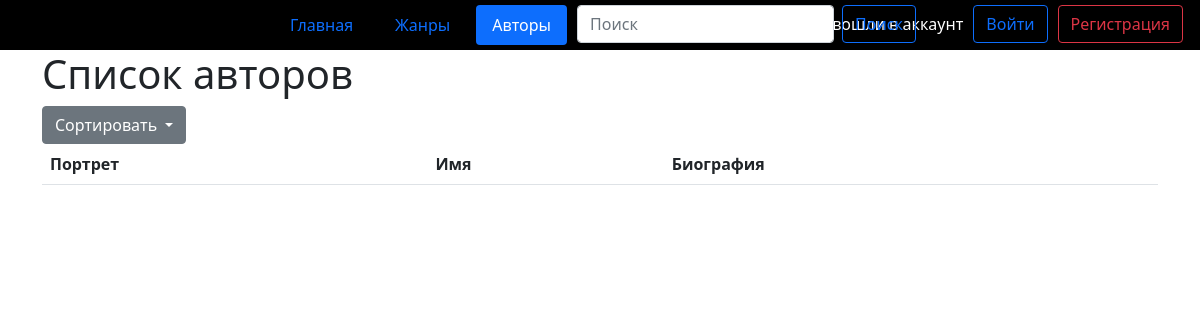
/author/, run on an earlier commit of the app's database.
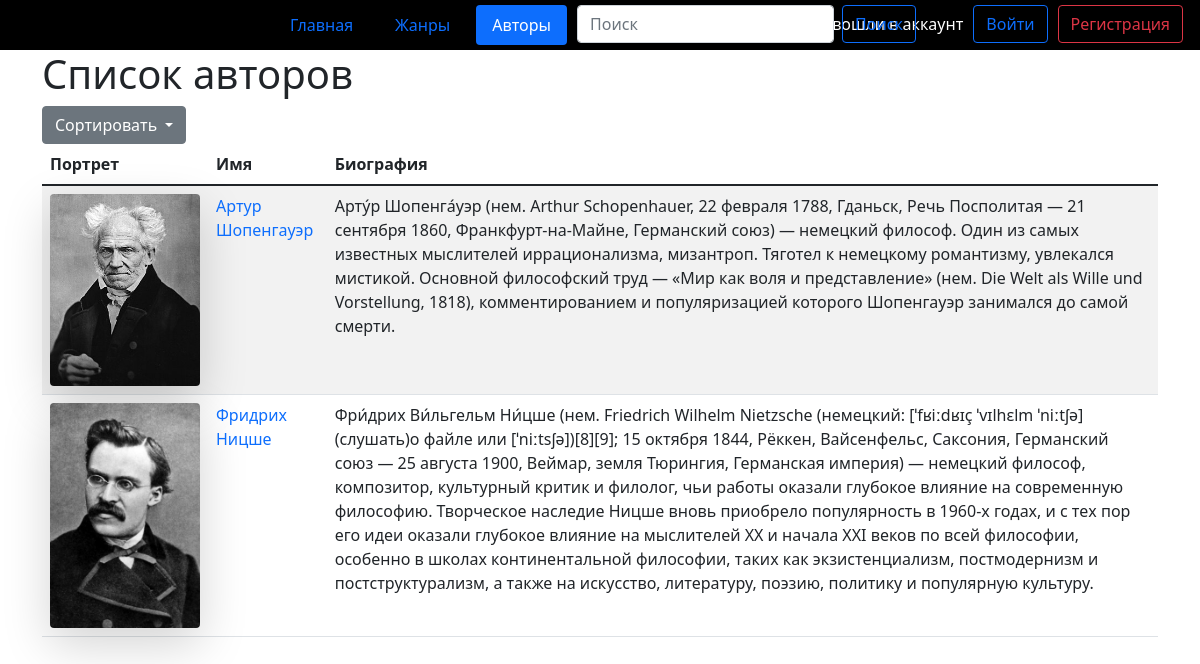
And on a later commit of the database.
### books/models.py (models this page shows, shortened)
class Author(models.Model):
    name = models.CharField(max_length=100)
    bio = models.TextField()
    cover_image = models.ImageField(upload_to='author_covers', null=True, blank=True)

### books/views.py (the view)
# urls.py: path('', views.author_list, name='author_list'),
def author_list(request):
    sort_by = request.GET.get('sort_by', 'name')
    order = request.GET.get('order', 'asc')
    authors = Author.objects.all()
    if sort_by == 'name':
        authors = authors.order_by('-name' if order == 'desc' else 'name')
    context = {
        'author_list': authors,
    }
    return render(request, 'books/author_list.html', context)

### books/templates/books/author_list.html (shortened to what this page needs)
{% extends 'base/base.html' %}
{% block content %}
    <h1>Список авторов</h1>
    <div class="dropdown">
        <button class="btn btn-secondary dropdown-toggle" type="button"  data-bs-toggle="dropdown">
            Сортировать
        </button>
    </div>
    <table class="table table-striped table-hover">
        <thead>
            <tr>
                <th>Портрет</th>
                <th>Имя</th>
                <th>Биография</th>
            </tr>
        </thead>
        <tbody>
            {% for author in author_list %}
            <tr>
                <td><img src="{{ author.cover_image.url }}" class="img-fluid shadow-lg rounded"></td>
                <td><a href="{% url 'books:author_detail' author.id %}">{{ author.name }}</a></td>
                <td>{{ author.bio }}</td>
            </tr>
            {% endfor %}
        </tbody>
    </table>
{% endblock %}

### books/templates/base/base.html (shortened to what this page needs)
<!DOCTYPE html>
{% load static %}
<html lang="en">
<head>
    <link href="https://cdn.jsdelivr.net/npm/bootstrap@5.1.3/dist/css/bootstrap.min.css" rel="stylesheet">
    <link rel="stylesheet" href="{% static 'main.css' %}">
</head>
<body class="fluid">
    {% include 'base/index.html'%}
    <main class="container">
        {% block content %}
        {% endblock %}
    </main>
</body>
</html>

### books/templates/base/index.html
<nav>
  <div>
  <ul class="nav nav-pills">
      <li class="nav-item">
        <a class="nav-link {% if request.path == '/' %} active {% endif %}" href="{% url 'books:book_list' %}" >Главная</a>
      </li>
      <li class="nav-item">
        <a class="nav-link" href="#">Жанры</a>
      </li>
      <li class="nav-item">
        <a href="{% url 'books:author_list' %}" class="nav-link {% if request.path == '/author/' %} active {% endif %}">Авторы</a>
      </li>
      <li>
        <form action="{% url 'books:book_list' %}" class="d-flex" role="search">
          <input class="form-control me-2" type="search" placeholder="Поиск" name="search">
          <button class="btn btn-outline-primary" type="submit">Поиск</button>
        </form>
      </li>
      <li>
        {% if request.user.is_authenticated %}
          <div class="container-fluid">
            <div>{{ request.user.username }}</div>
            <a href="{% url 'books:logout' %}" class="btn btn-outline-primary">Выйти</a>
          </div>
        {% else %}
          <div class="container-fluid">
            <div>Вы не вошли в аккаунт</div>
            <a href="{% url 'books:login' %}" class="btn btn-outline-primary" role="button">Войти</a>
            <a href="{% url 'books:signup' %}" class="btn btn-outline-danger" role="button">Регистрация</a>
          </div>
        {% endif %}
      </li>
    </ul>
  </div>
</nav>

### static/main.css (style rules this page uses)
main { padding: 50px; }
.img-fluid { max-width:150px; }
.nav { position: fixed; border: 5px solid black; background-color: black; display: flex; justify-content: center; width: 100%; background-color: black; z-index: 1; grid-gap:10px; }
.container-fluid { position: absolute; display: flex; justify-content: right; left: 50%; transform: translate(-50%, 0); color: white; z-index: -1; align-items: center; grid-gap:10px; }
a { background-image: linear-gradient(to right, #352384, #e90b8b); background-repeat: no-repeat; background-size: 0px 2px; background-position: left bottom; padding-bottom: 2px; text-decoration: none; transition: 0.3s; }

What changed in the data, as far as the page shows it:
added Author: cover_image (picture), name "Артур Шопенгауэр", bio "Арту́р Шопенга́уэр (нем. Arthur Schopenhauer, 22 февраля 1788, Гданьск, Речь Посполитая — 21 сентября 1860, Франкфурт-на-Майне, Германский союз) — немецкий философ. Один из самых известных мыслителей иррационализма, мизантроп. Тяготел к немецкому романтизму, увлекался мистикой. Основной философский труд — «Мир как воля и представление» (нем. Die Welt als Wille und Vorstellung, 1818), комментированием и популяризацией которого Шопенгауэр занимался до самой смерти."
added Author: cover_image (picture), name "Фридрих Ницше", bio "Фри́дрих Ви́льгельм Ни́цше (нем. Friedrich Wilhelm Nietzsche (немецкий: [ˈfʁiːdʁɪç ˈvɪlhɛlm ˈniːtʃə] (слушать)о файле или [ˈniːtsʃə])[8][9]; 15 октября 1844, Рёккен, Вайсенфельс, Саксония, Германский союз — 25 августа 1900, Веймар, земля Тюрингия, Германская империя) — немецкий философ, композитор, культурный критик и филолог, чьи работы оказали глубокое влияние на современную философию. Творческое наследие Ницше вновь приобрело популярность в 1960-х годах, и с тех пор его идеи оказали глубокое влияние на мыслителей XX и начала XXI веков по всей философии, особенно в школах континентальной философии, таких как экзистенциализм, постмодернизм и постструктурализм, а также на искусство,…"
